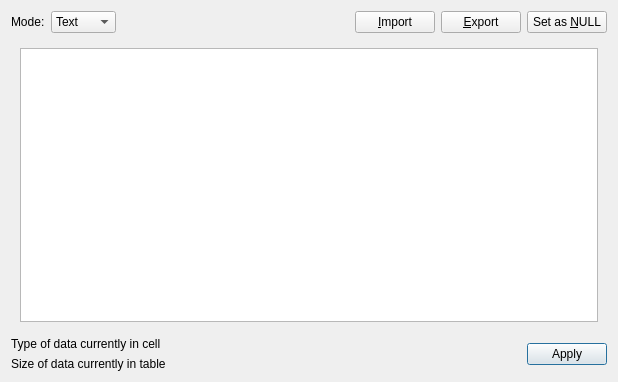
<?xml version="1.0" encoding="UTF-8"?>
<ui version="4.0">
 <class>EditDialog</class>
 <widget class="QDialog" name="EditDialog">
  <property name="geometry">
   <rect>
    <x>0</x>
    <y>0</y>
    <width>618</width>
    <height>382</height>
   </rect>
  </property>
  <property name="windowTitle">
   <string>Edit database cell</string>
  </property>
  <layout class="QVBoxLayout" name="verticalLayout_5">
   <item>
    <layout class="QHBoxLayout" name="horizontalLayout">
     <item>
      <widget class="QLabel" name="labelMode">
       <property name="minimumSize">
        <size>
         <width>0</width>
         <height>0</height>
        </size>
       </property>
       <property name="text">
        <string>Mode:</string>
       </property>
      </widget>
     </item>
     <item>
      <widget class="QComboBox" name="comboMode">
       <property name="minimumSize">
        <size>
         <width>0</width>
         <height>0</height>
        </size>
       </property>
       <item>
        <property name="text">
         <string>Text</string>
        </property>
       </item>
       <item>
        <property name="text">
         <string>Binary</string>
        </property>
       </item>
       <item>
        <property name="text">
         <string>Image</string>
        </property>
       </item>
      </widget>
     </item>
     <item>
      <spacer name="horizontalSpacer">
       <property name="orientation">
        <enum>Qt::Horizontal</enum>
       </property>
       <property name="sizeHint" stdset="0">
        <size>
         <width>40</width>
         <height>20</height>
        </size>
       </property>
      </spacer>
     </item>
     <item>
      <widget class="QPushButton" name="buttonImport">
       <property name="minimumSize">
        <size>
         <width>0</width>
         <height>0</height>
        </size>
       </property>
       <property name="toolTip">
        <string>Import text</string>
       </property>
       <property name="whatsThis">
        <string>Opens a file dialog used to import text to this database cell.</string>
       </property>
       <property name="text">
        <string>&amp;Import</string>
       </property>
      </widget>
     </item>
     <item>
      <widget class="QPushButton" name="buttonExport">
       <property name="minimumSize">
        <size>
         <width>0</width>
         <height>0</height>
        </size>
       </property>
       <property name="toolTip">
        <string>Export text</string>
       </property>
       <property name="whatsThis">
        <string>Opens a file dialog used to export the contents of this database cell to a text file.</string>
       </property>
       <property name="text">
        <string>&amp;Export</string>
       </property>
      </widget>
     </item>
     <item>
      <widget class="QPushButton" name="buttonNull">
       <property name="minimumSize">
        <size>
         <width>0</width>
         <height>0</height>
        </size>
       </property>
       <property name="toolTip">
        <string>Set this cell to NULL</string>
       </property>
       <property name="whatsThis">
        <string>Erases the contents of the cell</string>
       </property>
       <property name="text">
        <string>Set as &amp;NULL</string>
       </property>
      </widget>
     </item>
    </layout>
   </item>
   <item>
    <widget class="QStackedWidget" name="editorStack">
     <property name="currentIndex">
      <number>0</number>
     </property>
     <widget class="QWidget" name="verticalLayout_4">
      <layout class="QVBoxLayout" name="verticalLayout_3">
       <item>
        <widget class="QTextEdit" name="editorText">
         <property name="font">
          <font>
           <family>Monospace</family>
          </font>
         </property>
         <property name="whatsThis">
          <string>This area displays information about the data present in this database cell</string>
         </property>
         <property name="acceptRichText">
          <bool>false</bool>
         </property>
        </widget>
       </item>
      </layout>
     </widget>
     <widget class="QWidget" name="editorBinary"/>
     <widget class="QScrollArea" name="editorImageScrollArea">
      <property name="widgetResizable">
       <bool>true</bool>
      </property>
      <widget class="QWidget" name="scrollAreaWidgetContents">
       <property name="geometry">
        <rect>
         <x>0</x>
         <y>0</y>
         <width>83</width>
         <height>40</height>
        </rect>
       </property>
       <layout class="QVBoxLayout" name="verticalLayout_2">
        <item>
         <widget class="QLabel" name="editorImage">
          <property name="text">
           <string/>
          </property>
         </widget>
        </item>
       </layout>
      </widget>
     </widget>
    </widget>
   </item>
   <item>
    <layout class="QHBoxLayout" name="horizontalLayout_2">
     <item>
      <layout class="QVBoxLayout" name="verticalLayout">
       <item>
        <widget class="QLabel" name="labelType">
         <property name="text">
          <string>Type of data currently in cell</string>
         </property>
        </widget>
       </item>
       <item>
        <widget class="QLabel" name="labelSize">
         <property name="text">
          <string>Size of data currently in table</string>
         </property>
        </widget>
       </item>
      </layout>
     </item>
     <item>
      <spacer name="horizontalSpacer_2">
       <property name="orientation">
        <enum>Qt::Horizontal</enum>
       </property>
       <property name="sizeHint" stdset="0">
        <size>
         <width>40</width>
         <height>20</height>
        </size>
       </property>
      </spacer>
     </item>
     <item>
      <widget class="QPushButton" name="buttonApply">
       <property name="text">
        <string>Apply</string>
       </property>
       <property name="default">
        <bool>true</bool>
       </property>
      </widget>
     </item>
    </layout>
   </item>
  </layout>
 </widget>
 <tabstops>
  <tabstop>buttonExport</tabstop>
  <tabstop>buttonNull</tabstop>
 </tabstops>
 <resources/>
 <connections>
  <connection>
   <sender>buttonImport</sender>
   <signal>clicked()</signal>
   <receiver>EditDialog</receiver>
   <slot>importData()</slot>
   <hints>
    <hint type="sourcelabel">
     <x>400</x>
     <y>28</y>
    </hint>
    <hint type="destinationlabel">
     <x>60</x>
     <y>0</y>
    </hint>
   </hints>
  </connection>
  <connection>
   <sender>buttonExport</sender>
   <signal>clicked()</signal>
   <receiver>EditDialog</receiver>
   <slot>exportData()</slot>
   <hints>
    <hint type="sourcelabel">
     <x>488</x>
     <y>51</y>
    </hint>
    <hint type="destinationlabel">
     <x>162</x>
     <y>17</y>
    </hint>
   </hints>
  </connection>
  <connection>
   <sender>editorStack</sender>
   <signal>currentChanged(int)</signal>
   <receiver>comboMode</receiver>
   <slot>setCurrentIndex(int)</slot>
   <hints>
    <hint type="sourcelabel">
     <x>185</x>
     <y>169</y>
    </hint>
    <hint type="destinationlabel">
     <x>149</x>
     <y>39</y>
    </hint>
   </hints>
  </connection>
  <connection>
   <sender>buttonApply</sender>
   <signal>clicked()</signal>
   <receiver>EditDialog</receiver>
   <slot>accept()</slot>
   <hints>
    <hint type="sourcelabel">
     <x>605</x>
     <y>358</y>
    </hint>
    <hint type="destinationlabel">
     <x>241</x>
     <y>406</y>
    </hint>
   </hints>
  </connection>
  <connection>
   <sender>comboMode</sender>
   <signal>currentIndexChanged(int)</signal>
   <receiver>EditDialog</receiver>
   <slot>editModeChanged(int)</slot>
   <hints>
    <hint type="sourcelabel">
     <x>71</x>
     <y>27</y>
    </hint>
    <hint type="destinationlabel">
     <x>201</x>
     <y>431</y>
    </hint>
   </hints>
  </connection>
  <connection>
   <sender>buttonNull</sender>
   <signal>clicked()</signal>
   <receiver>EditDialog</receiver>
   <slot>setNull()</slot>
   <hints>
    <hint type="sourcelabel">
     <x>528</x>
     <y>28</y>
    </hint>
    <hint type="destinationlabel">
     <x>723</x>
     <y>58</y>
    </hint>
   </hints>
  </connection>
  <connection>
   <sender>editorText</sender>
   <signal>textChanged()</signal>
   <receiver>EditDialog</receiver>
   <slot>editTextChanged()</slot>
   <hints>
    <hint type="sourcelabel">
     <x>279</x>
     <y>191</y>
    </hint>
    <hint type="destinationlabel">
     <x>339</x>
     <y>335</y>
    </hint>
   </hints>
  </connection>
 </connections>
 <slots>
  <slot>importData()</slot>
  <slot>exportData()</slot>
  <slot>editTextChanged()</slot>
  <slot>checkDataType()</slot>
  <slot>editModeChanged(int)</slot>
  <slot>setNull()</slot>
 </slots>
</ui>
